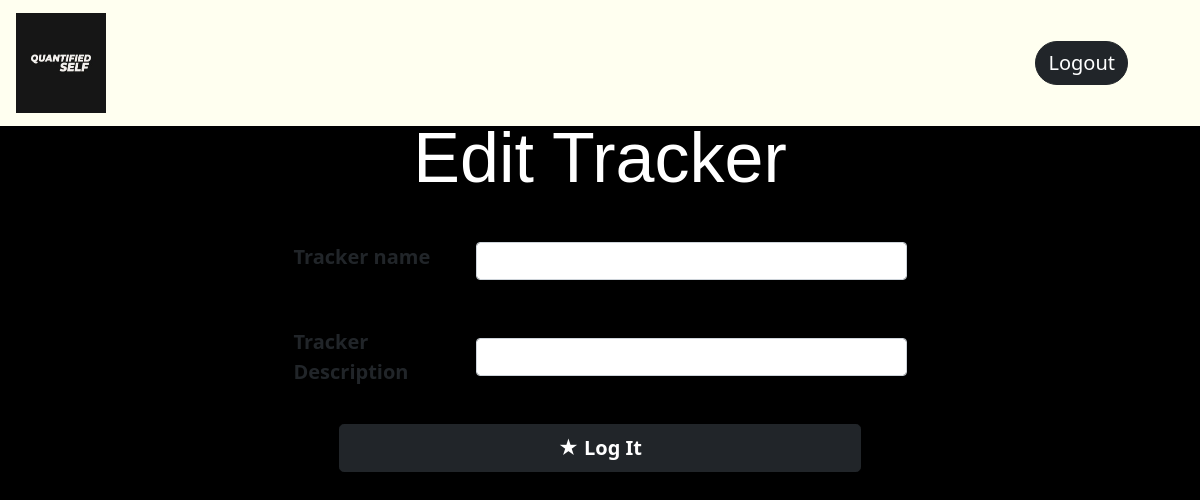
Before: /update_tracker/6 with the older database file.
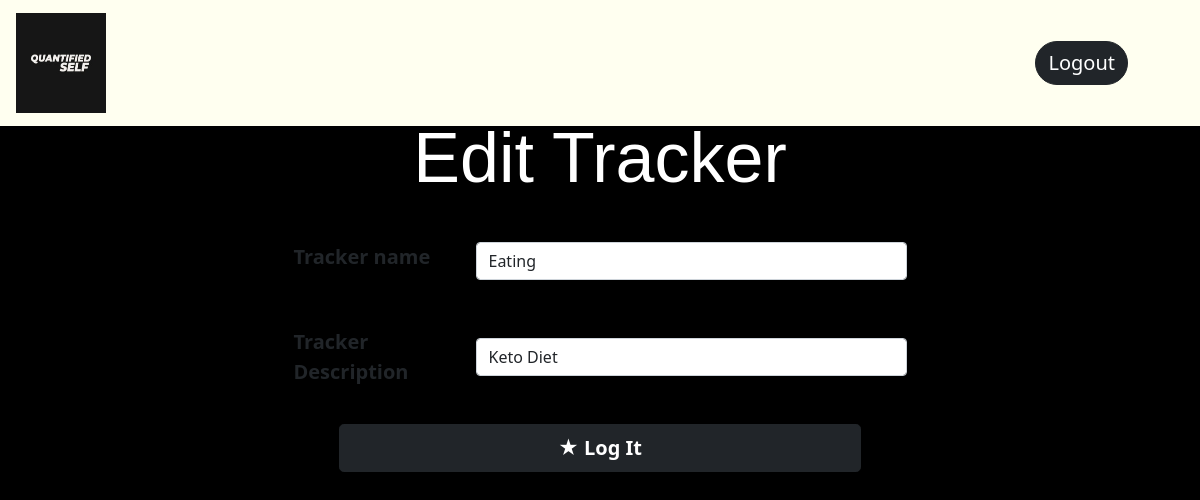
After: the same page with the newer database file.
### app.py (models this page shows)
class Tracker(db.Model):
    __tablename__ = 'tracker'
    tracker_id = db.Column(db.Integer, primary_key=True, autoincrement=True)
    user_id = db.Column(db.Integer, db.ForeignKey("user.user_id"), nullable=False)
    tracker_name = db.Column(db.String, nullable=False)
    description = db.Column(db.String, nullable=False)
    tracker_type = db.Column(db.String, nullable=False)
    options = db.Column(db.String, nullable=True, default=None)
    logs = db.relationship('Log')

### app.py (the view, shortened to what this page needs)
@app.route('/update_tracker/<int:tid>', methods=['GET','POST'])
def update_tracker(tid):
    trackfil = Tracker.query.filter_by(tracker_id=tid).first()
    if request.method=='GET':
        return render_template('update_tracker.html', trackfil=trackfil)

### templates/update_tracker.html (shortened to what this page needs)
<!DOCTYPE html>
<html lang="en">
<head>
    <link href="https://cdn.jsdelivr.net/npm/bootstrap@5.1.3/dist/css/bootstrap.min.css" rel="stylesheet"
>
    <link rel="stylesheet" type="text/css" href="{{ url_for('static' ,filename='style.css') }}">
</head>
<body class="bg-Logs">
    <nav class="navbar navbar-light ">
        <div class="container mx-1 ">
            <a class="navbar-brand" style="font-size: 30px;" href="/dashboard/{{trackfil.user_id}}">
                <img src="{{ url_for('static' ,filename='QS logo.png') }}" alt="" width="90" height="100" class="d-inline-block align-text-middle">
            </a>
            <a class="btn btn-dark btn-block mx-1" style="font-size:20px; border-radius: 25px;" href="/logout">Logout </a>
        </div>
    </nav>
    <form method="post" action="/update_tracker/{{trackfil.tracker_id}}">
        <h1 class=" display-4 mx-5 "
            style="font-family: 'Franklin Gothic Medium', 'Arial Narrow', Arial, sans-serif; font-size: 70px;position: relative; top: -10px; text-align: center;">
            Edit Tracker</h1><br>
        <div class="edit-tracker">
            <div class="container mb-3 mx-5 row ">
                <label for="trackerdesc" class="col-sm-2 form-label" style="font-size: 20px;"><b>Tracker name</b></label>
                <div class="col-sm-5">
                    <input class="form-control" name="newtname" type="text" value="{{trackfil.tracker_name}}"
                        aria-label="Disabled input example">
                </div>
            </div><br>
            <div class="container mb-3 mx-5 row ">
                <label for="trackername" class="col-sm-2 col-form-label" style="font-size: 20px;"><b>Tracker
                        Description</b></label>
                <div class="col-sm-5">
                    <input class="form-control" name="newtdesc" type="text" value="{{trackfil.description}}"
                        aria-label="Disabled input example">
                </div>
                <div style="text-align: center; position: relative; bottom:-30px;" class="d-grid gap-2 col-6 mx-auto">
                    <button type="submit" class="btn btn-dark btn-block btn-lg " value="Logit"><span
                            style="font-size:100%;color:white;">&starf;</span> <b> Log It </b></button>
                </div>
            </div>
        </div>
    </form>
</body>
</html>

Changed rows visible on the page:
added Tracker: newtname "Eating", newtdesc "Keto Diet"
